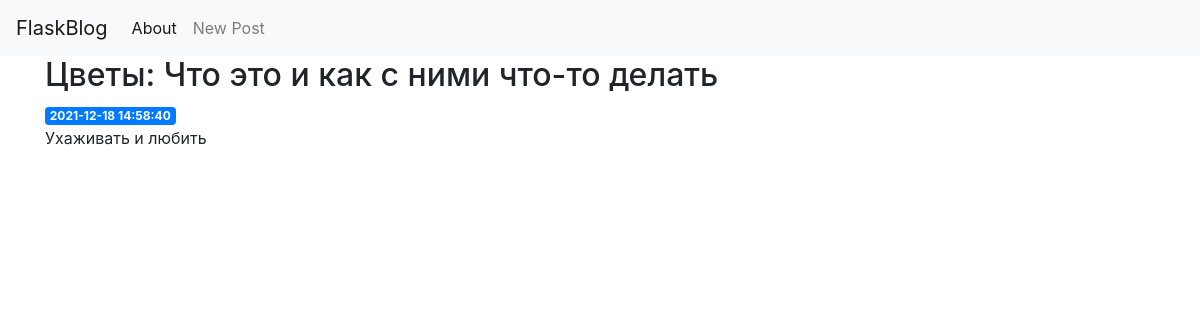
/1, run on an earlier commit of the app's database.
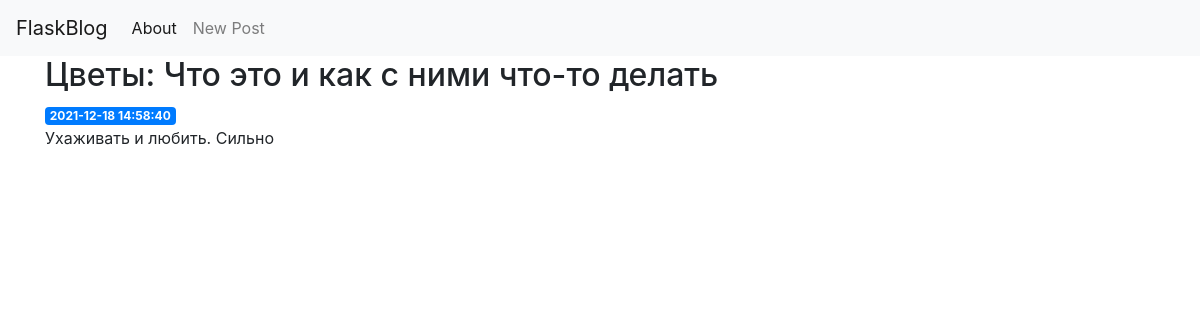
And on a later commit of the database.
### tables this page shows
CREATE TABLE posts (
    id INTEGER PRIMARY KEY AUTOINCREMENT,
    created TIMESTAMP NOT NULL DEFAULT CURRENT_TIMESTAMP,
    title TEXT NOT NULL,
    content TEXT NOT NULL
);

### app.py (the view)
@app.route('/<int:post_id>')
def post(post_id):
    post = get_post(post_id)
    return render_template('post.html', post=post)

### app.py (called while the page is built)
def get_db_connection():
    conn = sqlite3.connect('database.db')
    conn.row_factory = sqlite3.Row
    return conn

def get_post(post_id):
    conn = get_db_connection()
    post = conn.execute('SELECT * FROM posts WHERE id = ?',
                        (post_id,)).fetchone()
    conn.close()
    if post is None:
        abort(404)
    return post

### templates/post.html
{% extends 'base.html' %}
{% block content %}
    <h2>{% block title %} {{ post['title'] }} {% endblock %}</h2>
    <span class="badge badge-primary">{{ post['created'] }}</span>
    <p>{{ post['content'] }}</p>
{% endblock %}

### templates/base.html (shortened to what this page needs)
<!doctype html>
<html lang="en">
  <head>
    <link rel="stylesheet" href="https://stackpath.bootstrapcdn.com/bootstrap/4.3.1/css/bootstrap.min.css">
  </head>
  <body>
    <nav class="navbar navbar-expand-md navbar-light bg-light">
        <a class="navbar-brand" href="{{ url_for('draw_main_page')}}">FlaskBlog</a>
        <div class="collapse navbar-collapse" id="navbarNav">
            <ul class="navbar-nav">
            <li class="nav-item active">
                <a class="nav-link" href="{{ url_for('about')}}">About</a>
            </li>
            <li class="nav-item">
            <a class="nav-link" href="{{url_for('create')}}">New Post</a>
            </li>
            </ul>
        </div>
    </nav>
    <div class="container">
        {% block content %} {% endblock %}
    </div>
  </body>
</html>

What changed in the data, as far as the page shows it:
changed posts "Цветы: Что это и как с ними что-то делать": content "Ухаживать и любить" → "Ухаживать и любить. Сильно"
